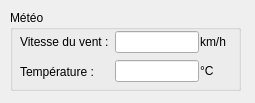
<?xml version="1.0" encoding="UTF-8"?>
<ui version="4.0">
 <class>VueMeteo</class>
 <widget class="QWidget" name="VueMeteo">
  <property name="geometry">
   <rect>
    <x>0</x>
    <y>0</y>
    <width>255</width>
    <height>103</height>
   </rect>
  </property>
  <property name="windowTitle">
   <string>VueMeteo</string>
  </property>
  <widget class="QGroupBox" name="groupBox">
   <property name="geometry">
    <rect>
     <x>10</x>
     <y>10</y>
     <width>231</width>
     <height>81</height>
    </rect>
   </property>
   <property name="title">
    <string>Météo</string>
   </property>
   <widget class="QWidget" name="layoutWidget">
    <property name="geometry">
     <rect>
      <x>10</x>
      <y>20</y>
      <width>179</width>
      <height>54</height>
     </rect>
    </property>
    <layout class="QHBoxLayout" name="horizontalLayout">
     <item>
      <layout class="QVBoxLayout" name="verticalLayout_2">
       <item>
        <widget class="QLabel" name="vVent">
         <property name="text">
          <string>Vitesse du vent :</string>
         </property>
        </widget>
       </item>
       <item>
        <widget class="QLabel" name="temp">
         <property name="text">
          <string>Température :</string>
         </property>
        </widget>
       </item>
      </layout>
     </item>
     <item>
      <layout class="QVBoxLayout" name="verticalLayout">
       <item>
        <widget class="QLineEdit" name="vitesseVent">
         <property name="readOnly">
          <bool>true</bool>
         </property>
        </widget>
       </item>
       <item>
        <widget class="QLineEdit" name="temperature">
         <property name="readOnly">
          <bool>true</bool>
         </property>
         <property name="clearButtonEnabled">
          <bool>false</bool>
         </property>
        </widget>
       </item>
      </layout>
     </item>
    </layout>
   </widget>
   <widget class="QWidget" name="">
    <property name="geometry">
     <rect>
      <x>190</x>
      <y>20</y>
      <width>32</width>
      <height>52</height>
     </rect>
    </property>
    <layout class="QVBoxLayout" name="verticalLayout_3">
     <item>
      <widget class="QLabel" name="vVent_2">
       <property name="text">
        <string>km/h</string>
       </property>
      </widget>
     </item>
     <item>
      <widget class="QLabel" name="vVent_3">
       <property name="text">
        <string>°C</string>
       </property>
      </widget>
     </item>
    </layout>
   </widget>
  </widget>
 </widget>
 <resources/>
 <connections/>
</ui>
